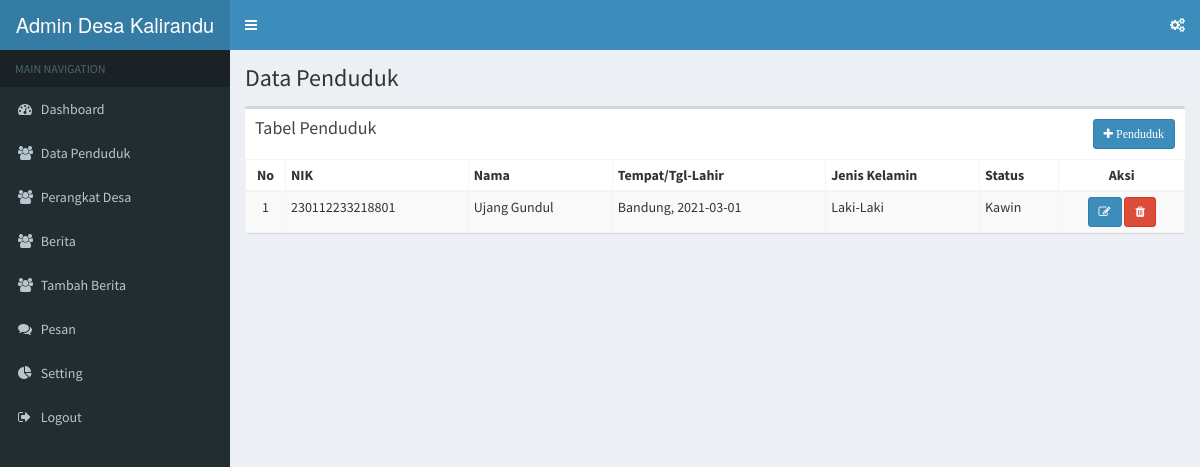
Page /index.php/admin/penduduk on the committed database.
### tables this page shows
CREATE TABLE `penduduk` (
  `id_penduduk` int(11) NOT NULL,
  `nik` varchar(30) NOT NULL,
  `nama` varchar(60) NOT NULL,
  `tempat_lahir` varchar(50) NOT NULL,
  `tgl_lahir` date NOT NULL,
  `jk` enum('Laki-Laki','Perempuan') NOT NULL,
  `status` enum('Kawin','Belum Kawin','Janda','Duda') NOT NULL
);

### application/controllers/admin/Penduduk.php (called while the page is built, shortened)
<?php
class Penduduk extends CI_Controller {
	public function index()
	{
		$data['title'] = 'Data Penduduk';
		$data['penduduk'] = $this->DataModel->getData('penduduk')->result();
		$this->load->view('template_admin/header', $data);
		$this->load->view('template_admin/sidebar');
		$this->load->view('template_admin/topbar');
		$this->load->view('admin/penduduk', $data);
		$this->load->view('template_admin/footer');
	}
}

### index.php (called while the page is built, shortened)
<?php
require_once BASEPATH.'core/CodeIgniter.php';

### application/models/DataModel.php (called while the page is built, shortened)
<?php
class DataModel extends CI_model {
	public function getData($table)
	{
		return $this->db->get($table);
	}
}

### application/views/admin/penduduk.php (the view, shortened to what this page needs)
<div class="content-wrapper">
  <section class="content-header">
    <h1>
      <?php echo $title; ?>
    </h1>
  </section>
  <section class="content">
    <div class="row">
      <div class="col-md-12">
        <div class="box">
          <div class="box-header">
            <button type="button" class="btn btn-sm btn-primary pull-right" data-toggle="modal" data-target="#modal-info">
              <i class="fa fa-plus"> Penduduk</i>
            </button>
            <h3 class="box-title">Tabel Penduduk</h3>
          </div>
          <div class="box-body no-padding">
            <table class="table table-condensed table-bordered table-striped">
              <thead>
                <tr>
                  <th class="text-center" style="width: 40px;">No</th>
                  <th>NIK</th>
                  <th>Nama</th>
                  <th>Tempat/Tgl-Lahir</th>
                  <th>Jenis Kelamin</th>
                  <th>Status</th>
                  <th class="text-center">Aksi</th>
                </tr>
              </thead>
              <tbody>
                <?php
                  $i = 1;
                  foreach($penduduk as $row) :
                 ?>
                <tr>
                  <td class="text-center"><?php echo $i++; ?></td>
                  <td><?php echo $row->nik; ?></td>
                  <td><?php echo $row->nama; ?></td>
                  <td><?php echo $row->tempat_lahir; ?>, <?php echo $row->tgl_lahir; ?></td>
                  <td><?php echo $row->jk; ?></td>
                  <td><?php echo $row->status; ?></td>
                  <td class="text-center">
                    <a title="Lihat Detail Pesan" href="<?php echo base_url('admin/penduduk/update/'.$row->id_penduduk); ?>" class="btn btn-sm btn-primary">
                      <i class="fa fa-edit"></i>
                    </a>
                    <a title="Delete Pesan" href="<?php echo base_url('admin/penduduk/delete/'.$row->id_penduduk); ?>" class="btn btn-sm btn-danger" onclick="return confirm('Yakin Akan dihapus?');">
                      <i class="fa fa-trash"></i>
                    </a>
                  </td>
                </tr>
                <?php endforeach; ?>
              </tbody>
            </table>
          </div>
        </div>
      </div>
    </div>
  </section>
</div>

### rows in the picture
penduduk: nik "230112233218801", nama "Ujang Gundul", tempat_lahir "Bandung", tgl_lahir "2021-03-01", jk "Laki-Laki", status "Kawin"

### other values in the picture
$title "Data Penduduk"
